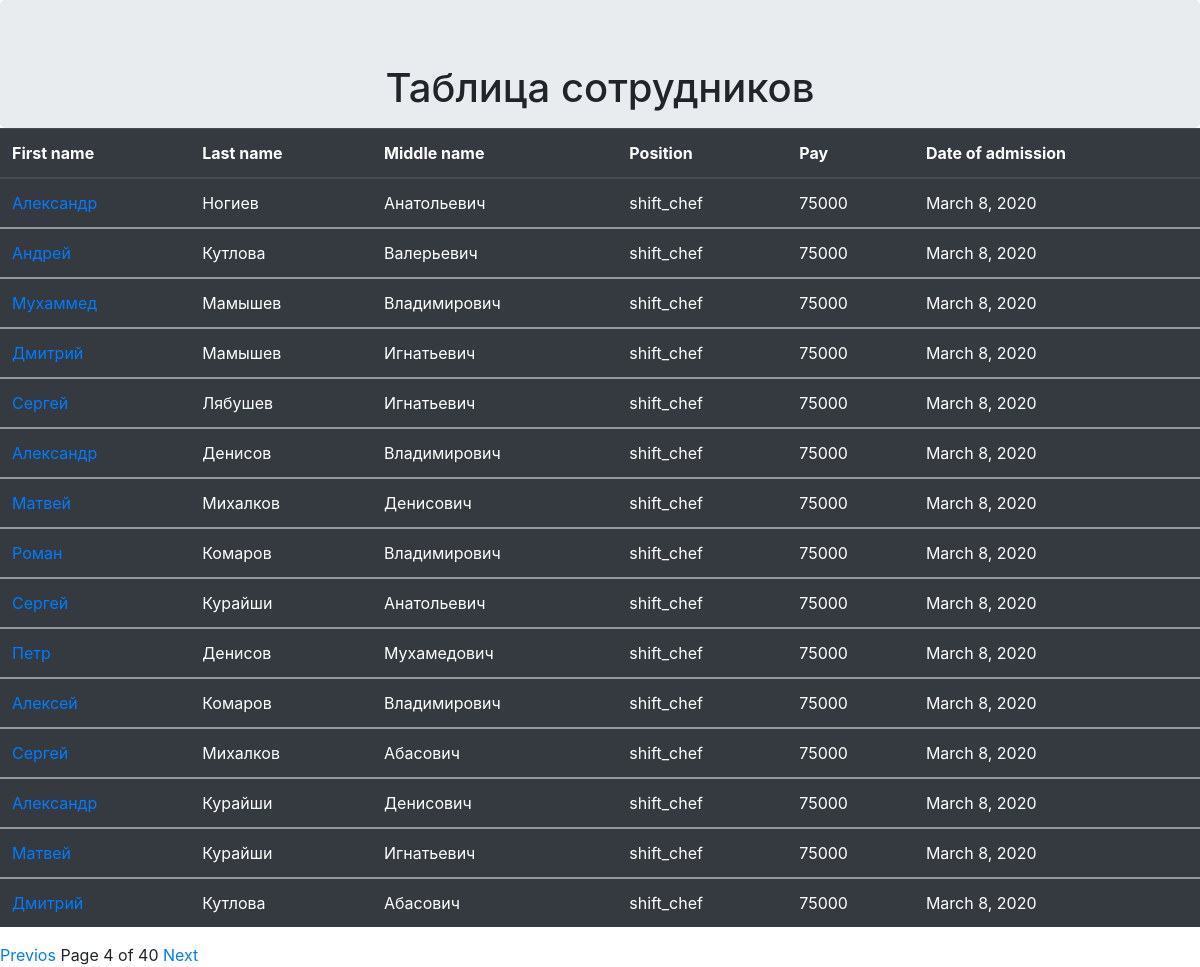
Screenshot of /table/?page=4 with the database file from the repository.
### employee/models.py (models this page shows, shortened)
class Employee(MPTTModel):
    positions = (
        (None,'Выберите должность сотрудника'),
        ('cook','Повар'),
        ('shift_chef','Повар смены'),
        ('foreman','Бригадир'),
        ('sous_chef','Су шеф'),
        ('chef','Шеф повар')
    )
    last_name = models.CharField(verbose_name ='Фамилия',max_length = 50)
    first_name = models.CharField(verbose_name ='Имя', max_length = 50)
    middle_name = models.CharField(verbose_name ='Отчество',max_length = 50 )
    position = models.CharField(verbose_name = 'Должность',choices=positions,max_length=50)
    employment_date  = models.DateField(verbose_name='Дата приема на работу', auto_now=True)
    pay = models.DecimalField(max_digits=7,decimal_places=0)
    parent = TreeForeignKey('self',on_delete = models.CASCADE,null = True,blank=True, related_name = 'children')
    class MPTTMeta:
        order_inversion_by = ['first_name']

### employee/views.py (the view)
# urls.py: path('table/',table_view, name='table'),
def table_view(request):
    all_employee = Employee.objects.all()
    paginator = Paginator(all_employee,15)
    page = request.GET.get('page')
    try:
        posts = paginator.get_page(page)
    except PageNotAnInteger:
        posts = paginator.get_page(1)
    except EmptyPage:
        posts = paginator.get_page(paginator.num_pages)
    objects = posts.object_list
    return render(request,'table.html',{'page':posts,'employees':objects})

### templates/table.html
{% extends "base.html" %}
{% block content %}
<div class="jumbotron text-center" style="margin-bottom:0; height:50px;">
    <h1>Таблица сотрудников</h1>
</div>
<table class="table table-dark table-hover">
    <thead>
      <tr>
        <th>First name</th>
        <th>Last name</th>
        <th>Middle name</th>
        <th>Position</th>
        <th>Pay</th>
        <th>Date of admission</th>
      </tr>
    </thead>
    {% for employee in employees  %}
    <tbody>
        <tr>
          <td><a href="{% url 'change' employee.pk %}">{{ employee.first_name }}</a></td>
          <td>{{ employee.last_name }}</td>
          <td>{{ employee.middle_name }}</td>
          <td>{{ employee.position }}</td>
          <td>{{ employee.pay }}</td>
          <td>{{ employee.employment_date }}</td>
        </tr>
    </tbody>
    {% endfor %}
</table>
<div class="pagination">
  <span class="step-links">
    {% if page.has_previous %}
    <a href="?page={{ page.previous_page_number }}">Previos</a>
    {% endif %}
    <span class="current">
      Page {{ page.number }} of {{ page.paginator.num_pages }}
    </span>
    {% if page.has_next %}
      <a href="?page={{ page.next_page_number }}">Next</a>
    {% endif %}
  </span>
</div>
{% endblock content %}

### rows the page displays
Employee: first_name "Александр", last_name "Ногиев", middle_name "Анатольевич", position "shift_chef", pay "75000", employment_date "March 8, 2020"
Employee: first_name "Андрей", last_name "Кутлова", middle_name "Валерьевич", position "shift_chef", pay "75000", employment_date "March 8, 2020"
Employee: first_name "Мухаммед", last_name "Мамышев", middle_name "Владимирович", position "shift_chef", pay "75000", employment_date "March 8, 2020"
Employee: first_name "Дмитрий", last_name "Мамышев", middle_name "Игнатьевич", position "shift_chef", pay "75000", employment_date "March 8, 2020"
Employee: first_name "Сергей", last_name "Лябушев", middle_name "Игнатьевич", position "shift_chef", pay "75000", employment_date "March 8, 2020"
Employee: first_name "Александр", last_name "Денисов", middle_name "Владимирович", position "shift_chef", pay "75000", employment_date "March 8, 2020"
Employee: first_name "Матвей", last_name "Михалков", middle_name "Денисович", position "shift_chef", pay "75000", employment_date "March 8, 2020"
Employee: first_name "Роман", last_name "Комаров", middle_name "Владимирович", position "shift_chef", pay "75000", employment_date "March 8, 2020"
Employee: first_name "Сергей", last_name "Курайши", middle_name "Анатольевич", position "shift_chef", pay "75000", employment_date "March 8, 2020"
Employee: first_name "Петр", last_name "Денисов", middle_name "Мухамедович", position "shift_chef", pay "75000", employment_date "March 8, 2020"
Employee: first_name "Алексей", last_name "Комаров", middle_name "Владимирович", position "shift_chef", pay "75000", employment_date "March 8, 2020"
Employee: first_name "Сергей", last_name "Михалков", middle_name "Абасович", position "shift_chef", pay "75000", employment_date "March 8, 2020"
Employee: first_name "Александр", last_name "Курайши", middle_name "Денисович", position "shift_chef", pay "75000", employment_date "March 8, 2020"
Employee: first_name "Матвей", last_name "Курайши", middle_name "Игнатьевич", position "shift_chef", pay "75000", employment_date "March 8, 2020"
Employee: first_name "Дмитрий", last_name "Кутлова", middle_name "Абасович", position "shift_chef", pay "75000", employment_date "March 8, 2020"

### other values shown
{{ page.number }} "4"
{{ page.paginator.num_pages }} "40"
